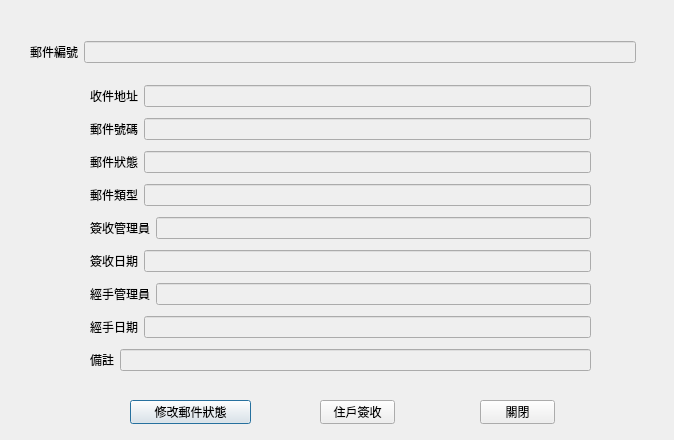
<?xml version="1.0" encoding="UTF-8"?>
<ui version="4.0">
 <class>MailDialog</class>
 <widget class="QDialog" name="MailDialog">
  <property name="geometry">
   <rect>
    <x>0</x>
    <y>0</y>
    <width>674</width>
    <height>440</height>
   </rect>
  </property>
  <property name="windowTitle">
   <string>Dialog</string>
  </property>
  <widget class="QPushButton" name="pushButton">
   <property name="geometry">
    <rect>
     <x>130</x>
     <y>400</y>
     <width>121</width>
     <height>24</height>
    </rect>
   </property>
   <property name="text">
    <string>修改郵件狀態</string>
   </property>
  </widget>
  <widget class="QPushButton" name="pushButton_2">
   <property name="geometry">
    <rect>
     <x>320</x>
     <y>400</y>
     <width>75</width>
     <height>24</height>
    </rect>
   </property>
   <property name="text">
    <string>住戶簽收</string>
   </property>
  </widget>
  <widget class="QPushButton" name="pushButton_3">
   <property name="geometry">
    <rect>
     <x>480</x>
     <y>400</y>
     <width>75</width>
     <height>24</height>
    </rect>
   </property>
   <property name="text">
    <string>關閉</string>
   </property>
  </widget>
  <widget class="QWidget" name="layoutWidget">
   <property name="geometry">
    <rect>
     <x>30</x>
     <y>40</y>
     <width>606</width>
     <height>24</height>
    </rect>
   </property>
   <layout class="QHBoxLayout" name="horizontalLayout">
    <item>
     <widget class="QLabel" name="label_3">
      <property name="text">
       <string>郵件編號</string>
      </property>
     </widget>
    </item>
    <item>
     <widget class="QLineEdit" name="lineEdit_MId">
      <property name="enabled">
       <bool>false</bool>
      </property>
     </widget>
    </item>
   </layout>
  </widget>
  <widget class="QWidget" name="layoutWidget">
   <property name="geometry">
    <rect>
     <x>90</x>
     <y>80</y>
     <width>501</width>
     <height>301</height>
    </rect>
   </property>
   <layout class="QVBoxLayout" name="verticalLayout">
    <item>
     <layout class="QHBoxLayout" name="horizontalLayout_2">
      <item>
       <widget class="QLabel" name="label">
        <property name="text">
         <string>收件地址</string>
        </property>
       </widget>
      </item>
      <item>
       <widget class="QLineEdit" name="lineEdit_add">
        <property name="enabled">
         <bool>false</bool>
        </property>
       </widget>
      </item>
     </layout>
    </item>
    <item>
     <layout class="QHBoxLayout" name="horizontalLayout_3">
      <item>
       <widget class="QLabel" name="label_2">
        <property name="text">
         <string>郵件號碼</string>
        </property>
       </widget>
      </item>
      <item>
       <widget class="QLineEdit" name="lineEdit_rid">
        <property name="enabled">
         <bool>false</bool>
        </property>
       </widget>
      </item>
     </layout>
    </item>
    <item>
     <layout class="QHBoxLayout" name="horizontalLayout_4">
      <item>
       <widget class="QLabel" name="label_8">
        <property name="text">
         <string>郵件狀態</string>
        </property>
       </widget>
      </item>
      <item>
       <widget class="QLineEdit" name="lineEdit_state">
        <property name="enabled">
         <bool>false</bool>
        </property>
       </widget>
      </item>
     </layout>
    </item>
    <item>
     <layout class="QHBoxLayout" name="horizontalLayout_5">
      <item>
       <widget class="QLabel" name="label_9">
        <property name="text">
         <string>郵件類型</string>
        </property>
       </widget>
      </item>
      <item>
       <widget class="QLineEdit" name="lineEdit_type">
        <property name="enabled">
         <bool>false</bool>
        </property>
       </widget>
      </item>
     </layout>
    </item>
    <item>
     <layout class="QHBoxLayout" name="horizontalLayout_6">
      <item>
       <widget class="QLabel" name="label_4">
        <property name="text">
         <string>簽收管理員</string>
        </property>
       </widget>
      </item>
      <item>
       <widget class="QLineEdit" name="lineEdit_TG">
        <property name="enabled">
         <bool>false</bool>
        </property>
       </widget>
      </item>
     </layout>
    </item>
    <item>
     <layout class="QHBoxLayout" name="horizontalLayout_7">
      <item>
       <widget class="QLabel" name="label_5">
        <property name="text">
         <string>簽收日期</string>
        </property>
       </widget>
      </item>
      <item>
       <widget class="QLineEdit" name="lineEdit_TD">
        <property name="enabled">
         <bool>false</bool>
        </property>
       </widget>
      </item>
     </layout>
    </item>
    <item>
     <layout class="QHBoxLayout" name="horizontalLayout_8">
      <item>
       <widget class="QLabel" name="label_6">
        <property name="text">
         <string>經手管理員</string>
        </property>
       </widget>
      </item>
      <item>
       <widget class="QLineEdit" name="lineEdit_GG">
        <property name="enabled">
         <bool>false</bool>
        </property>
       </widget>
      </item>
     </layout>
    </item>
    <item>
     <layout class="QHBoxLayout" name="horizontalLayout_9">
      <item>
       <widget class="QLabel" name="label_7">
        <property name="text">
         <string>經手日期</string>
        </property>
       </widget>
      </item>
      <item>
       <widget class="QLineEdit" name="lineEdit_GD">
        <property name="enabled">
         <bool>false</bool>
        </property>
       </widget>
      </item>
     </layout>
    </item>
    <item>
     <layout class="QHBoxLayout" name="horizontalLayout_10">
      <item>
       <widget class="QLabel" name="label_10">
        <property name="text">
         <string>備註</string>
        </property>
       </widget>
      </item>
      <item>
       <widget class="QLineEdit" name="lineEdit_Rem">
        <property name="enabled">
         <bool>false</bool>
        </property>
       </widget>
      </item>
     </layout>
    </item>
   </layout>
  </widget>
 </widget>
 <resources/>
 <connections/>
</ui>
